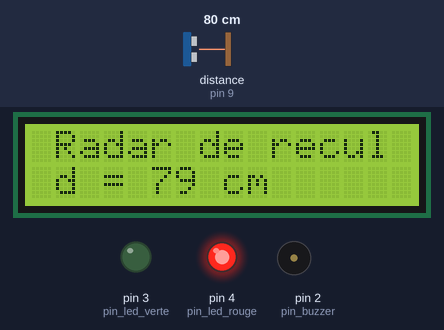
Bench run of a sketch on a simulated Arduino Uno, built with avr-gcc and run on an emulated ATmega328P. Parts: 16×2 character LCD, output pins drawn as LEDs (lit = HIGH), buzzer (waves = sounding). Wiring (inferred from the names in the program): ultrasonic range finder: trigger pin 8; echo pin 9. Inputs (shaded band) come from the test bench; at power-on: distance to the obstacle (sensor on pin 9) 80 cm. The echo pulse lasts 58.3 µs per cm; pins used as bus, display or sensor lines are not drawn.

Above: at 1.2 s.
1.3 s: distance to the obstacle (sensor on pin 9) set to 98 cm
At 1.79 s:
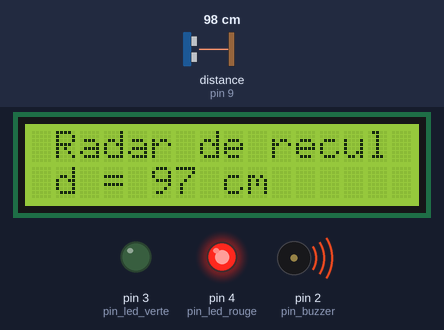
3.2 s: distance to the obstacle (sensor on pin 9) set to 106 cm
At 4.5 s:
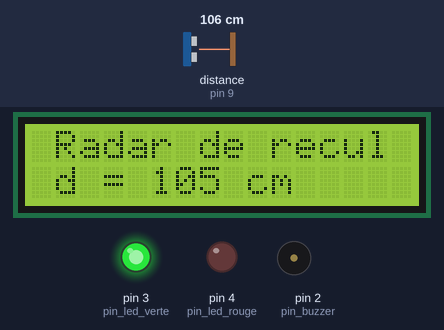
4.9 s: distance to the obstacle (sensor on pin 9) set to 18 cm
At 6.12 s:
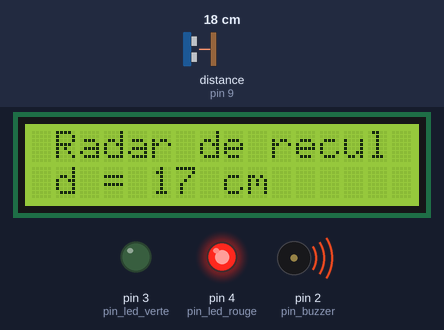
Timing chart, 0 to 13.9 s (numbered marks = the images above; inputs shaded):
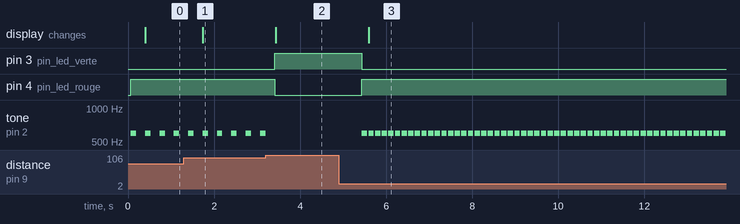

The sketch:

Programme_prof.ino
```cpp
// (licence header left out)
#include <LiquidCrystal_I2C.h>                   // on importe la bibliothèque.

LiquidCrystal_I2C EcranLCD(0x20,16,2);        // on crée l'objet EcranLCD, c'est l'afficheur LCD de la maquette PB100 (16 colonnes, 2 lignes)

const float VITESSE_SON = 340.0 / 10000;     // Vitesse du son en cm/µs
const int pin_Trigger = 8;
const int pin_Echo = 9;
const int TIMEOUT = 600 / VITESSE_SON;  // TIMEOUT en µs (pour 600cm aller/retour)
const int pin_led_verte = 3;
const int pin_led_rouge = 4;
const int pin_buzzer = 2;

/* Renvoie la distance mesurée en cm
*/
float getDistance()
{
  unsigned long temps1;
  unsigned long duree_ar;

  digitalWrite(pin_Trigger, HIGH);             // met la broche TRIGGER à l'état haut
  delayMicroseconds(10);                       // pendant 10 microsecondes, pour envoi une salve d'ondes ultrasonores.
  digitalWrite(pin_Trigger, LOW);              // met la broche  TRIGGER à l'état bas, en attendant la prochaine boucle.
  while(digitalRead(pin_Echo) == LOW)
  {
    // Attente ECHO passe à l'état haut : la salve d'ondes ultrasonore est partie
  }
  temps1 = micros();                      // horloge interne en µs
  while(digitalRead(pin_Echo) == HIGH and micros() - temps1 < TIMEOUT)
  {
    // Attente ECHO passe à l'état bas : la salve d'ondes ultrasonore est revenue
  }
  duree_ar = micros() - temps1;           // Durée Aller-Retour en microsecondes (µs)
  return  duree_ar * VITESSE_SON / 2;  // Distance en cm
}


void setup(){
   EcranLCD.init();                      // on initialise la communication entre l'Arduino et l'afficheur
   EcranLCD.backlight();
   pinMode(pin_Trigger, OUTPUT);               // La broche 11 de la carte Arduino est reliée à l'Emetteur "E" (déclencheur de salves d'ondes ultrasonores).
   pinMode(pin_Echo, INPUT);                // La broche 12 de la carte Arduino reliée au Récepteur "R" (reçoit et mesure le temps de vol de la salve émise par E).
   digitalWrite(pin_Trigger, LOW);
   pinMode(pin_led_rouge, OUTPUT);
   pinMode(pin_led_verte, OUTPUT);
   pinMode(pin_buzzer, OUTPUT);
}


void loop()
{

unsigned long distance;

    distance = getDistance();

    if(distance < 50)
    {
      digitalWrite(pin_led_rouge,1);
      digitalWrite(pin_led_verte,0);
      tone(pin_buzzer,600,125);
      delay(125);

      EcranLCD.clear();
      EcranLCD.setCursor(0, 0);
      EcranLCD.print(" Radar de recul");
      EcranLCD.setCursor(0, 1);
      EcranLCD.print(" d = ");
      EcranLCD.print(distance);

      EcranLCD.print(" cm");
    }
    else if(distance < 100)
    {
      digitalWrite(pin_led_rouge,1);
      digitalWrite(pin_led_verte,0);
      tone(pin_buzzer,600,125);
      delay(300);

      EcranLCD.clear();
      EcranLCD.setCursor(0, 0);
      EcranLCD.print(" Radar de recul");
      EcranLCD.setCursor(0, 1);
      EcranLCD.print(" d = ");
      EcranLCD.print(distance);

      EcranLCD.print(" cm");
    }
    else
    {
      digitalWrite(pin_led_rouge,0);
      digitalWrite(pin_led_verte,1);

      EcranLCD.clear();
      EcranLCD.setCursor(0, 0);
      EcranLCD.print(" Radar de recul");
      EcranLCD.setCursor(0, 1);
      EcranLCD.print(" d = ");
      EcranLCD.print(distance);

      EcranLCD.print(" cm");
      delay(2000);
    }
}
```

Measured:
- the behaviour switches between 100 and 101 cm on distance to the obstacle (sensor on pin 9) (found by bisection; images 1 and 2)
- after the input at 1.3 s, the display: changes after 0.44 s (image 1)
- after the input at 3.2 s, pin 3 (pin_led_verte): LOW → HIGH after 0.21 s; pin 4 (pin_led_rouge): HIGH → LOW after 0.21 s; tone on pin 2 (pin_buzzer): stops changing and stays silent; the display: changes after 0.23 s (image 2)
- after the input at 4.9 s, pin 3 (pin_led_verte): HIGH → LOW after 0.54 s; pin 4 (pin_led_rouge): LOW → HIGH after 0.54 s; tone on pin 2 (pin_buzzer): alternates 600 Hz for 0.13 s and silent for 0.03 s, starting after 0.54 s; the display: changes after 0.69 s (image 3)
- by itself, tone on pin 2 (pin_buzzer): alternates 600 Hz for 0.13 s and silent for 0.21 s
